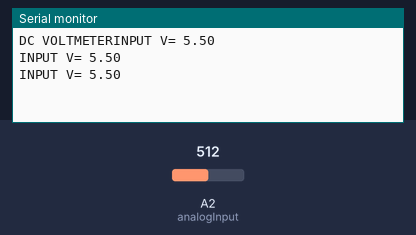
This sketch was run on a simulated Arduino Uno, built with avr-gcc and run on an emulated ATmega328P. On the bench: the last lines printed to the serial monitor. Inputs (shaded band) come from the test bench; at power-on: A2 (analogInput) = 512.

Above: at 1.3 s.
1.4 s: A2 (analogInput) set to 716
At 1.9 s:
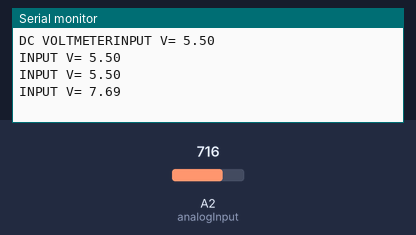
2.9 s: A2 (analogInput) set to 900
At 3.4 s:
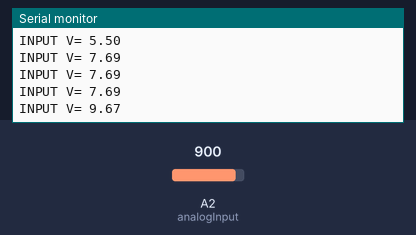
Timing chart, 0 to 5.9 s (numbered marks = the images above; inputs shaded):
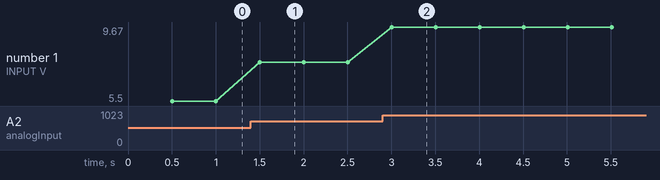

Measured:
- after the input at 1.4 s, the serial monitor: prints a new line after 0.10 s (image 1)
- after the input at 2.9 s, the serial monitor: prints a new line after 0.10 s (image 2)
- plotted number 1: 5.5 → 7.69 after the input at 1.4 s, 7.69 → 9.67 after the input at 2.9 s

The sketch:

better_working_voltage_read_on_a2.ino
```cpp
/*
DC Voltmeter Using a Voltage Divider
*/

int analogInput = A2;  // Read the voltage from the divider on A0
float vout = 0.0;      // variable for the calculated voltage
float vin = 0.0;       // variable for the resulting voltage
float R1 = 12000.0;    // variable to store the value of R1
float R2 = 10000.0;     // variable to store the value of R2
int raw = 0;           // variable to store the raw ADC measurement

void setup(){
   pinMode(analogInput, INPUT);  // set pin A0 to be an input

   Serial.begin(9600);           // start the serial monitor
   Serial.print("DC VOLTMETER"); // display a welcome message
}
void loop(){

   // read the value at analog input A0
   // calculate the voltage from the raw adc value
   // account for the voltage divider
   // Display the result

   raw = analogRead(analogInput);
   vout = (raw * 5.0) / 1024.0;
   vin = vout / (R2/(R1+R2));

   Serial.print("INPUT V= ");
   Serial.println(vin,2);
   delay(500);
}
```
